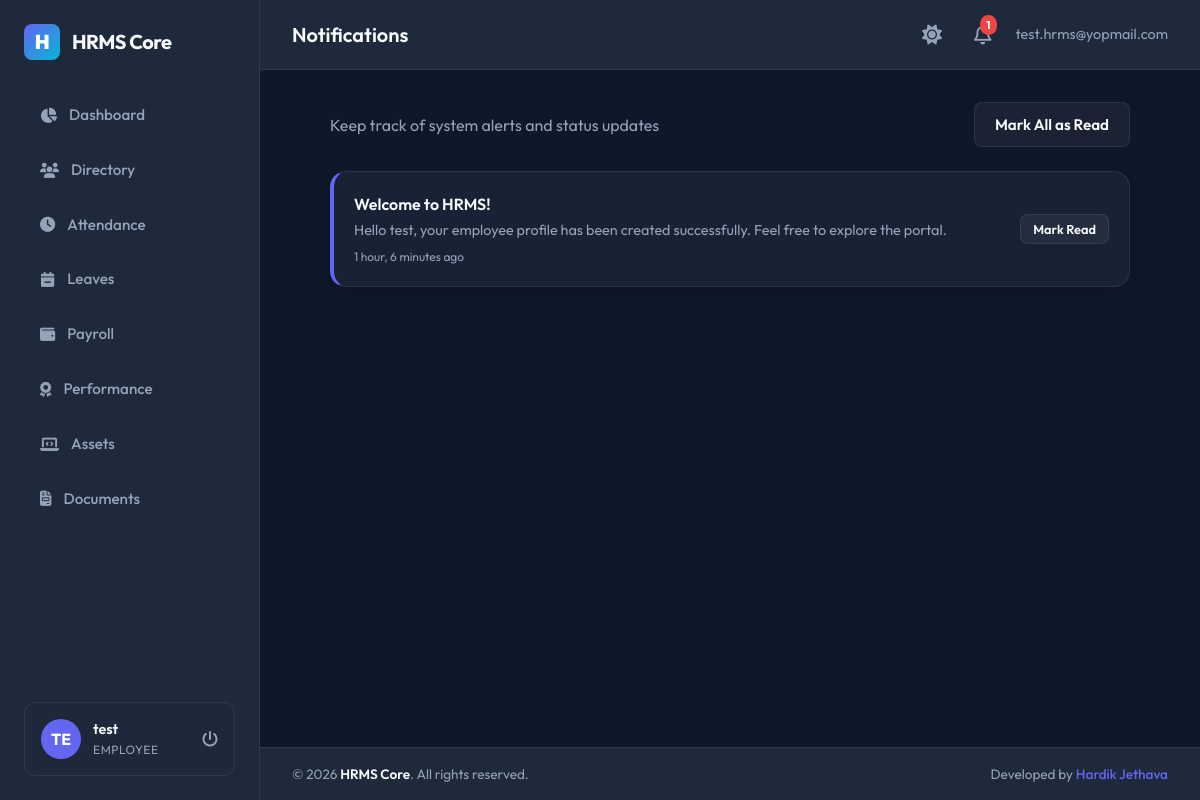
The app's page /notifications/ (signed in) with its own data.
### apps/accounts/models.py (models this page shows, shortened)
class User(AbstractBaseUser, PermissionsMixin, TimeStampedModel):
    ROLE_CHOICES = (
        ('Super Admin', 'Super Admin'),
        ('HR Manager', 'HR Manager'),
        ('Department Manager', 'Department Manager'),
        ('Employee', 'Employee'),
    )
    email = models.EmailField(unique=True)
    employee_code = models.CharField(max_length=50, unique=True, null=True, blank=True)
    role = models.CharField(max_length=30, choices=ROLE_CHOICES, default='Employee')
    is_active = models.BooleanField(default=True)
    is_staff = models.BooleanField(default=False)
    objects = UserManager()
    USERNAME_FIELD = 'email'
    REQUIRED_FIELDS = []

### apps/employees/models.py (models this page shows, shortened)
class Employee(TimeStampedModel):
    GENDER_CHOICES = (
        ('Male', 'Male'),
        ('Female', 'Female'),
        ('Other', 'Other'),
    )
    EMPLOYMENT_TYPE_CHOICES = (
        ('Full Time', 'Full Time'),
        ('Part Time', 'Part Time'),
        ('Contract', 'Contract'),
        ('Intern', 'Intern'),
    )
    EMPLOYMENT_STATUS_CHOICES = (
        ('Active', 'Active'),
        ('Probation', 'Probation'),
        ('Notice Period', 'Notice Period'),
        ('Resigned', 'Resigned'),
        ('Terminated', 'Terminated'),
    )
    user = models.OneToOneField(
        settings.AUTH_USER_MODEL,
        on_delete=models.CASCADE,
        related_name='employee_profile'
    )
    employee_id = models.CharField(max_length=50, unique=True)
    first_name = models.CharField(max_length=50)
    last_name = models.CharField(max_length=50)
    personal_email = models.EmailField(unique=True)
    phone = models.CharField(max_length=20, blank=True)
    date_of_birth = models.DateField(null=True, blank=True)
    gender = models.CharField(max_length=10, choices=GENDER_CHOICES, blank=True)
    joining_date = models.DateField()
    employment_type = models.CharField(max_length=30, choices=EMPLOYMENT_TYPE_CHOICES, default='Full Time')
    employment_status = models.CharField(max_length=30, choices=EMPLOYMENT_STATUS_CHOICES, default='Active')
    designation = models.CharField(max_length=100)
    department = models.ForeignKey(
        'departments.Department',
        on_delete=models.SET_NULL,
        null=True,
        blank=True,
        related_name='employees'
    )
    manager = models.ForeignKey(
        'self',
        on_delete=models.SET_NULL,
        null=True,
        blank=True,
        related_name='subordinates'
    )
    address = models.TextField(blank=True)
    city = models.CharField(max_length=100, blank=True)
    state = models.CharField(max_length=100, blank=True)
    country = models.CharField(max_length=100, blank=True)
    postal_code = models.CharField(max_length=20, blank=True)
    profile_picture = models.ImageField(upload_to='profile_pics/', null=True, blank=True)

### apps/notifications/models.py (models this page shows, shortened)
class Notification(TimeStampedModel):
    recipient = models.ForeignKey(
        settings.AUTH_USER_MODEL,
        on_delete=models.CASCADE,
        related_name='notifications'
    )
    title = models.CharField(max_length=150)
    message = models.TextField()
    is_read = models.BooleanField(default=False)

### apps/notifications/views.py (the view)
# urls.py: path('', views.notification_list, name='notification_list'),
@login_required
def notification_list(request):
    notifications = Notification.objects.filter(recipient=request.user).order_by('-created_at')
    return render(request, 'notifications/notification_list.html', {
        'notifications': notifications
    })

### templates/notifications/notification_list.html (shortened to what this page needs)
{% extends 'base.html' %}
{% block page_header %}Notifications{% endblock %}
{% block content %}
<div style="max-width: 800px; margin: 0 auto; display: flex; flex-direction: column; gap: 1.5rem;">
    <div style="display: flex; justify-content: space-between; align-items: center;">
        <span style="color: var(--text-secondary);">Keep track of system alerts and status updates</span>
        <form method="POST" action="{% url 'mark_all_read' %}">
            <button type="submit" class="btn btn-secondary" id="btn_mark_all_read">Mark All as Read</button>
        </form>
    </div>
    <div style="display: flex; flex-direction: column; gap: 1rem;">
        {% for notif in notifications %}
            <div class="card" style="padding: 1.25rem; display: flex; justify-content: space-between; align-items: center; {% if not notif.is_read %}border-left: 4px solid var(--primary);{% endif %}">
                <div style="flex-grow: 1; padding-right: 2rem;">
                    <h4 style="font-size: 1rem; font-weight: 600; margin-bottom: 0.25rem; color: {% if not notif.is_read %}var(--text-primary){% else %}var(--text-secondary){% endif %};">
                        {{ notif.title }}
                    </h4>
                    <p style="font-size: 0.9rem; color: var(--text-secondary); line-height: 1.4;">{{ notif.message }}</p>
                    <small style="color: var(--text-secondary); font-size: 0.75rem; display: block; margin-top: 0.5rem;">
                        {{ notif.created_at|timesince }} ago
                    </small>
                </div>
                {% if not notif.is_read %}
                    <form method="POST" action="{% url 'mark_read' notif.pk %}">
                        <button type="submit" class="btn btn-secondary" style="padding: 0.4rem 0.75rem; font-size: 0.8rem;" id="btn_mark_read_{{ notif.id }}">Mark Read</button>
                    </form>
                {% endif %}
            </div>
        {% empty %}
            <div class="card" style="text-align: center; padding: 3rem;">
                <i class="fa-regular fa-bell-slash" style="font-size: 3rem; color: var(--text-secondary); margin-bottom: 1rem;"></i>
                <p style="color: var(--text-secondary);">You have no notifications.</p>
            </div>
        {% endfor %}
    </div>
</div>
{% endblock %}

### templates/base.html (shortened to what this page needs)
{% load static %}
<!DOCTYPE html>
<html lang="en">
<head>
    <link rel="stylesheet" href="https://cdnjs.cloudflare.com/ajax/libs/font-awesome/6.4.0/css/all.min.css">
    <link rel="stylesheet" href="{% static 'css/styles.css' %}">
</head>
<body>
    <div class="app-container">
        {% if user.is_authenticated %}
        <aside class="sidebar">
            <div class="brand-section">
                <div class="brand-logo">H</div>
                <span>HRMS Core</span>
            </div>
            <nav style="flex-grow: 1;">
                <ul class="menu-list">
                    <li class="menu-item {% if request.resolver_match.url_name == 'dashboard' %}active{% endif %}">
                        <a href="{% url 'dashboard' %}">
                            <i class="fa-solid fa-chart-pie"></i>
                            <span>Dashboard</span>
                        </a>
                    </li>
                    <li class="menu-item {% if '/employees/' in request.path %}active{% endif %}">
                        <a href="{% url 'employee_list' %}">
                            <i class="fa-solid fa-users"></i>
                            <span>Directory</span>
                        </a>
                    </li>
                    <li class="menu-item {% if '/attendance/' in request.path %}active{% endif %}">
                        <a href="{% url 'attendance_list' %}">
                            <i class="fa-solid fa-clock"></i>
                            <span>Attendance</span>
                        </a>
                    </li>
                    <li class="menu-item {% if '/leaves/' in request.path %}active{% endif %}">
                        <a href="{% url 'leave_list' %}">
                            <i class="fa-solid fa-calendar-minus"></i>
                            <span>Leaves</span>
                        </a>
                    </li>
                    <li class="menu-item {% if '/payroll/' in request.path %}active{% endif %}">
                        <a href="{% url 'payroll_list' %}">
                            <i class="fa-solid fa-wallet"></i>
                            <span>Payroll</span>
                        </a>
                    </li>
                    <li class="menu-item {% if '/performance/' in request.path %}active{% endif %}">
                        <a href="{% url 'performance_list' %}">
                            <i class="fa-solid fa-award"></i>
                            <span>Performance</span>
                        </a>
                    </li>
                    <li class="menu-item {% if '/assets/' in request.path %}active{% endif %}">
                        <a href="{% url 'asset_list' %}">
                            <i class="fa-solid fa-laptop-code"></i>
                            <span>Assets</span>
                        </a>
                    </li>
                    <li class="menu-item {% if '/documents/' in request.path %}active{% endif %}">
                        <a href="{% url 'document_list' %}">
                            <i class="fa-solid fa-file-invoice"></i>
                            <span>Documents</span>
                        </a>
                    </li>
                </ul>
            </nav>
            <div class="user-profile-widget">
                <div class="user-avatar">
                    {% if user.employee_profile.profile_picture %}
                        <img src="{{ user.employee_profile.profile_picture.url }}" alt="Profile Pic">
                    {% else %}
                        <span>{{ user.email|slice:":2"|upper }}</span>
                    {% endif %}
                </div>
                <div class="user-info">
                    <span class="user-name">{{ user.employee_profile.first_name|default:"User" }}</span>
                    <span class="user-role">{{ user.role }}</span>
                </div>
                <a href="{% url 'logout' %}" style="margin-left: auto; color: var(--text-secondary);" title="Sign Out">
                    <i class="fa-solid fa-power-off"></i>
                </a>
            </div>
        </aside>
        {% endif %}
        <main class="main-content">
            {% if user.is_authenticated %}
            <header class="top-navbar">
                <div class="page-title">
                    {% block page_header %}HR Management System{% endblock %}
                </div>
                <div class="navbar-actions">
                    <button id="theme-toggle" style="background: none; border: none; font-size: 1.25rem; color: var(--text-secondary); cursor: pointer; transition: var(--transition-all); margin-right: 0.5rem; display: flex; align-items: center;" title="Toggle Light/Dark Theme">
                        <i class="fa-solid fa-sun" id="theme-toggle-icon"></i>
                    </button>
                    <div class="notification-badge" onclick="location.href='{% url 'notification_list' %}'">
                        <i class="fa-regular fa-bell"></i>
                        <span class="badge-count" id="unread-count">0</span>
                    </div>
                    <span style="font-size: 0.9rem; color: var(--text-secondary)">
                        {{ user.email }}
                    </span>
                </div>
            </header>
            {% endif %}
            <div class="content-frame">
                {% block content %}{% endblock %}
            </div>
            {% if user.is_authenticated %}
            <footer class="app-footer">
                <div class="footer-copyright">
                    &copy; {% now "Y" %} <span>HRMS Core</span>. All rights reserved.
                </div>
                <div class="footer-author">
                    Developed by <a href="https://github.com/hardikjethava-dev" target="_blank" rel="noopener noreferrer">Hardik Jethava</a>
                </div>
            </footer>
            {% endif %}
        </main>
    </div>
</body>
</html>

### records on screen
User: email "TE", employee_profile.first_name "test", role "EMPLOYEE", email "test.hrms@yopmail.com"
Notification: title "Welcome to HRMS!", message "Hello test, your employee profile has been created successfully. Feel free to explore the portal.", created_at "1 hour, 6 minutes"
